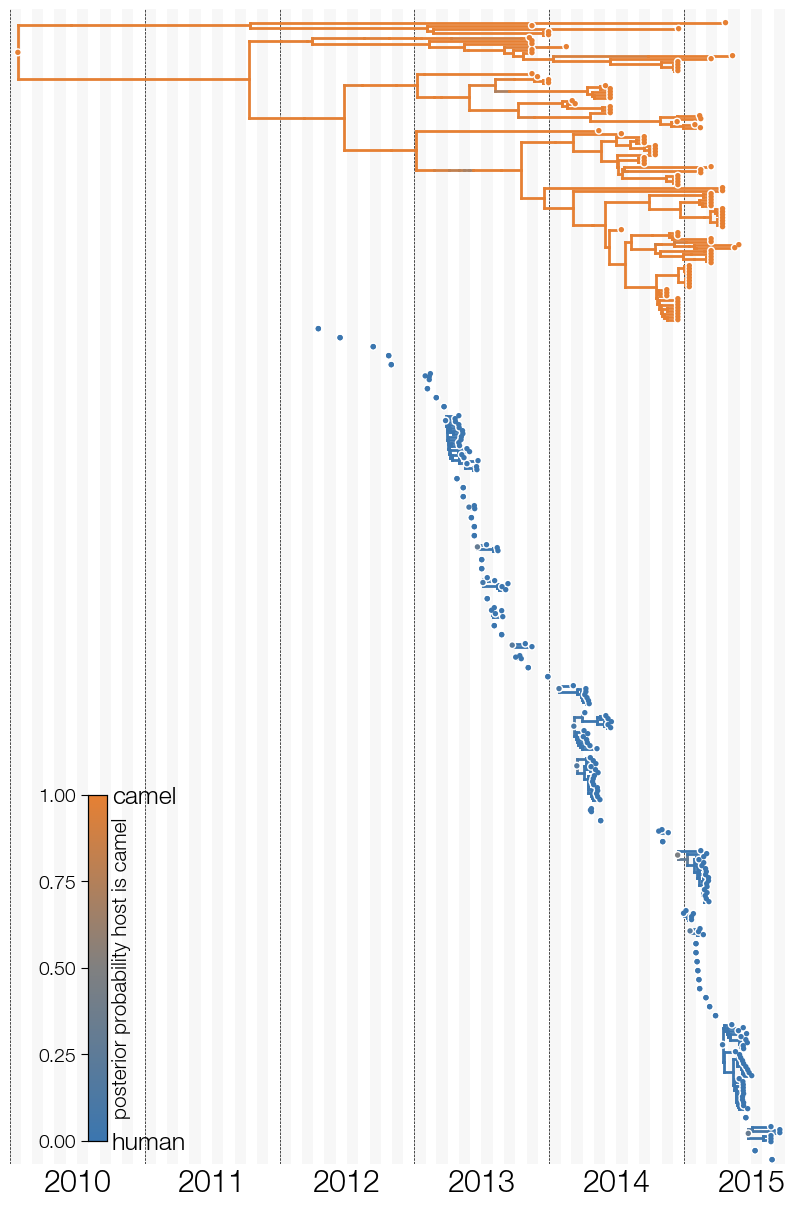

This figure's Python source:
import baltic as bt
from baltic import bt_utils

import matplotlib as mpl
from matplotlib import pyplot as plt
from matplotlib.gridspec import GridSpec

import numpy as np

mpl.use("Agg")

ll = bt.io.load_nexus('MERS.mcc.tree', 'time')
ll.treeStats() ## report stats about tree

traitName = 'type' ## key used to access annotation of interest in tree

host_cmap = bt_utils.make_cmap(['#3B76AF', 'grey', '#E68033']) ## create a colour map
convertStateProbs = lambda k: {key: value for key, value in zip(k.traits[f"{traitName}.set"], k.traits[f"{traitName}.set.prob"])} ## creates {trait: prob} dict for nodes

colourFxn = lambda k: host_cmap(convertStateProbs(k)['c'] if 'c' in convertStateProbs(k) else 0.0) ## processes the trait.set probabilities, gets the colour corresponding to camel probability
# colourFxn = lambda k: host_cmap(bt_utils._process_trait_prob_set(k, traitName)['c'] if 'c' in bt_utils._process_trait_prob_set(k, traitName) else 0.0) ## can also use bt_util function for this

subtreeSortFxn = lambda t: (-ord(t.root.traits[traitName]), -t.root.absoluteTime) ## split tree into conditionally-traversed subtrees

##########
fig = plt.figure(figsize=(10, 15), facecolor='w')
gs = GridSpec(1, 1)

ax = plt.subplot(gs[0])

ll.plot_exploded_tree(ax, 
                      trait=traitName, 
                      stem=False, 
                      subtreeSortFxn=subtreeSortFxn, 
                      colourFxn=colourFxn, 
                      pointSize=15, 
                      verticalSpace=2, 
                      outlineColour='w', 
                      outlineSize=35)

calendarTimeline = bt_utils.generate_calendar_timeline('2010-01-01', '2015-10-01', spacing='yearly')
bt_utils.format_time_grid(ax, calendarTimeline, outputFmtFxn=lambda d: bt_utils.convert_date_format(d, '%Y-%m-%d', '%Y'))

calendarTimeline = bt_utils.generate_calendar_timeline('2010-01-01', '2015-10-01', spacing='monthly')
bt_utils.plot_time_grid(ax, calendarTimeline, edgeColour='none', alpha=0.03, zorder=0)

bt_utils.clean_axes(ax, removeTickLabels='y')

[ax.axvline(yr, color = 'k', ls = '--', lw = 0.5, zorder = 0) for yr in range(2010, 2016)] ## add lines for years

ax.set_xlim(bt_utils.calendar_to_decimal_date('2010-01-01'), bt_utils.calendar_to_decimal_date('2015-10-01'))
ax.set_ylim(-1, ll.ySpan + 110)

ax.tick_params(axis='x', labelsize=22)

### colour bar
ax2 = ax.inset_axes([0.1, 0.02, 0.025, 0.3])
mpl.colorbar.ColorbarBase(ax2, cmap=host_cmap, ticks=np.linspace(0.0, 1.0, 5))
ax2.tick_params(size=5, labelsize=14)
ax2.set_ylabel('posterior probability host is camel', size=15)
ax3=ax2.twinx()
ax3.set_ylim(0, 1)
ax3.set_yticks([0.0, 1.0])
ax3.set_yticklabels(['human', 'camel'])
ax3.tick_params(size=0, labelsize=18)

plt.savefig('exploded-tree-high-level.png', bbox_inches='tight')